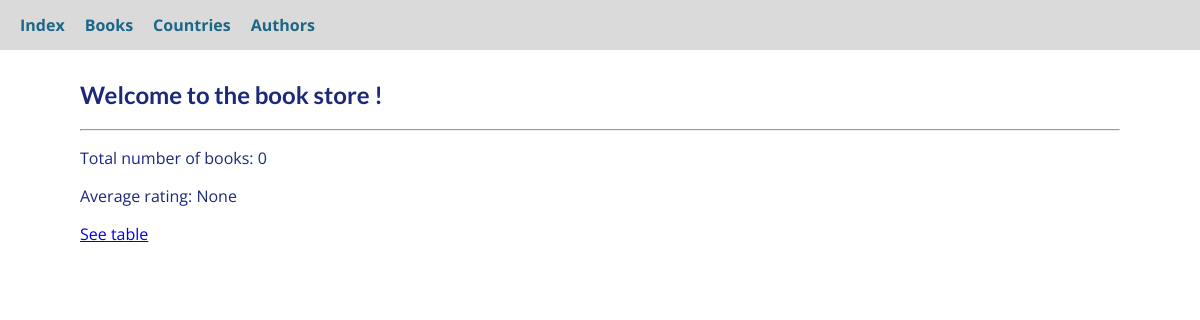
The app's page /, older data.
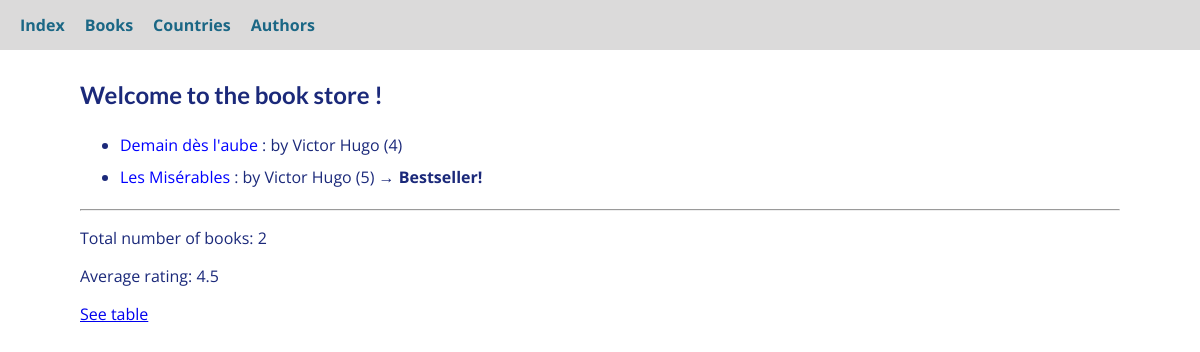
The same page, newer data.
### book_store/models.py (models this page shows, shortened)
class Book(models.Model):  # extends the Model class
    title = models.CharField(max_length=50, unique=True)
    rating = models.IntegerField(validators=[MinValueValidator(1), MaxValueValidator(5)], default=0)
    author = models.ForeignKey(Author, on_delete=models.CASCADE, blank=True, null=False, related_name="books")
    is_bestselling = models.BooleanField(default=False)
    published_countries = models.ManyToManyField(Country, related_name="books", blank=True, null=False)
    slug = models.SlugField(default="", blank=True, null=False, db_index=True)
    def get_absolute_url(self):
        return reverse("book_form", args=[self.slug])

class Author(models.Model):
    class Meta:
        verbose_name_plural = "Authors"
        unique_together = ["first_name", "last_name"]
    first_name = models.CharField(max_length=50, null=True, blank=True, db_index=True)
    last_name = models.CharField(max_length=50, null=True, blank=True, db_index=True)
    country = models.ForeignKey(Country, on_delete=models.PROTECT, null=True, blank=True, db_index=True, related_name="authors")
    slug = models.SlugField(default="", blank=True, null=False, db_index=True)
    def __str__(self):
        return f"{self.first_name} {self.last_name}"

### book_store/views.py (the view)
# urls.py: path("", views.index, name="index"),
def index(request):
    books = Book.objects.all().order_by("title")
    return render(
        request,
        "book_store/index.html",
        {
            "books": books,
            "number_of_books": books.count(),
            "stats": books.aggregate(
                avg=Avg("rating"), min=Min("rating"), max=Max("rating")
            ),
        },
    )

### book_store/templates/book_store/index.html (shortened to what this page needs)
{% extends "book_store/base.html" %}
{% block content %}
    <h1>Welcome to the book store !</h1>
    <ul>
        {% for book in books %}
            <li>
                <a href="{{ book.get_absolute_url }}">{{ book.title }}</a>
                : by {{ book.author }} ({{ book.rating }})
                {% if book.is_bestselling %}<strong>→ Bestseller!</strong>{% endif %}
            {% endfor %}
    </ul>
    <hr>
    <p>Total number of books: {{ number_of_books }}</p>
    <p>Average rating: {{ stats.avg }}</p>
    <a href="{% url 'books' %}">See table</a>
    {% endblock content %}

Row changes from the older to the newer data that the page shows:
added Book: title "Demain dès l'aube", author "Victor Hugo", rating "4"
added Book: title "Les Misérables", author "Victor Hugo", rating "5", is_bestselling "→ Bestseller!"
Text that changed along with them:
{{ number_of_books }}: "0" → "2"
{{ stats.avg }}: "None" → "4.5"
